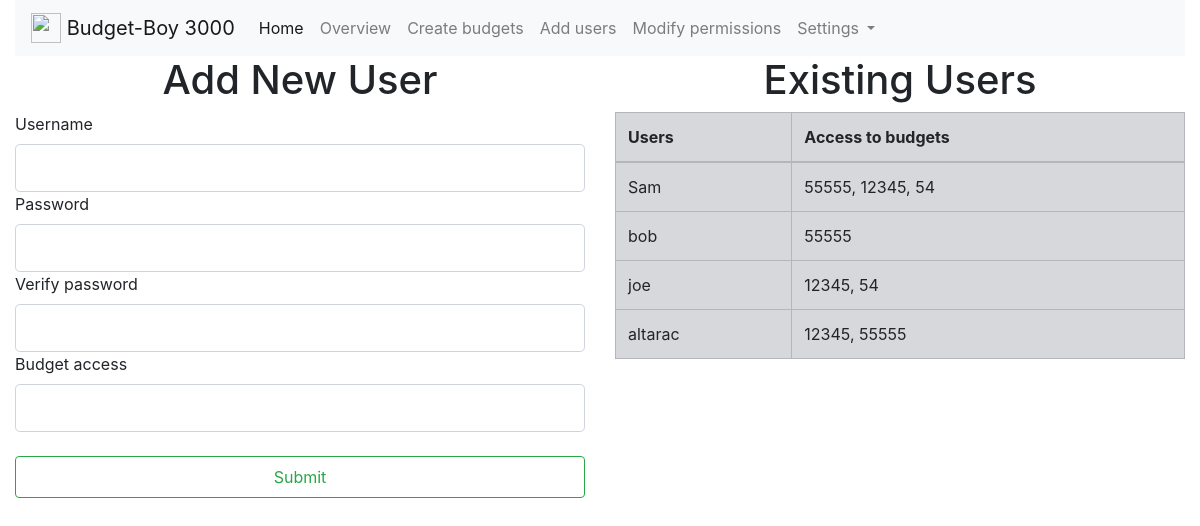
The page /newuser (signed in) on the database its author committed.
### app.py (models this page shows, shortened)
class User(db.Model):
    id = db.Column(db.Integer, primary_key=True)
    username = db.Column(db.String(20), unique=True, nullable=False)
    password = db.Column(db.String(6), nullable=False)
    budgets_access = db.Column(db.String(100), unique=False, nullable=True)

### app.py (the view)
@app.route('/newuser', methods=['GET','POST'])
def newuser():
    form=UpdateUserForm()
    u = User.query.all()
    if form.is_submitted():
        if(form.password.data == form.password2.data):
            user = User(username= f'{form.username.data}', password=f'{form.password.data}', budgets_access = f'{form.budgets_access.data}')
            db.session.add(user)
            db.session.commit()
    return render_template('newuser.html', form = form, u = u)

### app.py
class UpdateUserForm(FlaskForm):
    username = StringField('Username', validators=[DataRequired(), Length(min=2, max=50)])
    password = PasswordField('Password', validators=[DataRequired(), Length(min=6, max=20)])
    password2 = PasswordField('Verify password', validators=[DataRequired(), Length(min=6, max=20)])
    budgets_access = StringField('Budget access')
    submit = SubmitField('Submit')

### templates/newuser.html (shortened to what this page needs)
{% extends 'base_in.html' %}
{% block body %}
<div class="row">
  <div class="col-md-6">
  <h1 class="text-center">Add New User</h1>
    <form method="POST", action="">
      {{form.username.label(class="form-control-label")}}
      {{form.username(class="form-control form-control-lg")}}
      {{form.password.label(class="form-control-label")}}
      {{form.password(class="form-control form-control-lg")}}
      {{form.password2.label(class="form-control-label")}}
      {{form.password2(class="form-control form-control-lg")}}
      {{form.budgets_access.label(class="form-control-label")}}
      {{form.budgets_access(class="form-control form-control-lg")}}
      <br>
      {{form.submit(class="btn btn-outline-success form-control form-control-lg")}}
    </form>
  </div>
  <div class="col-md-6">
    <h1 class="text-center">Existing Users</h1>
    <table class="table table-secondary table-bordered">
      <thead>
        <tr>
          <th scope="col">Users</th>
          <th scope="col">Access to budgets</th>
        </tr>
      </thead>
      <tbody>
    {% for i in u %}
          <tr>
            <td>{{i.username}}</td>
            <td>{{i.budgets_access}}</td>
          </tr>
      {% endfor %}
      </tbody>
    </table>
  </div>
</div>
{% endblock %}

### rows shown on the page
User: username "Sam", budgets_access "55555, 12345, 54"
User: username "bob", budgets_access "55555"
User: username "joe", budgets_access "12345, 54"
User: username "altarac", budgets_access "12345, 55555"
